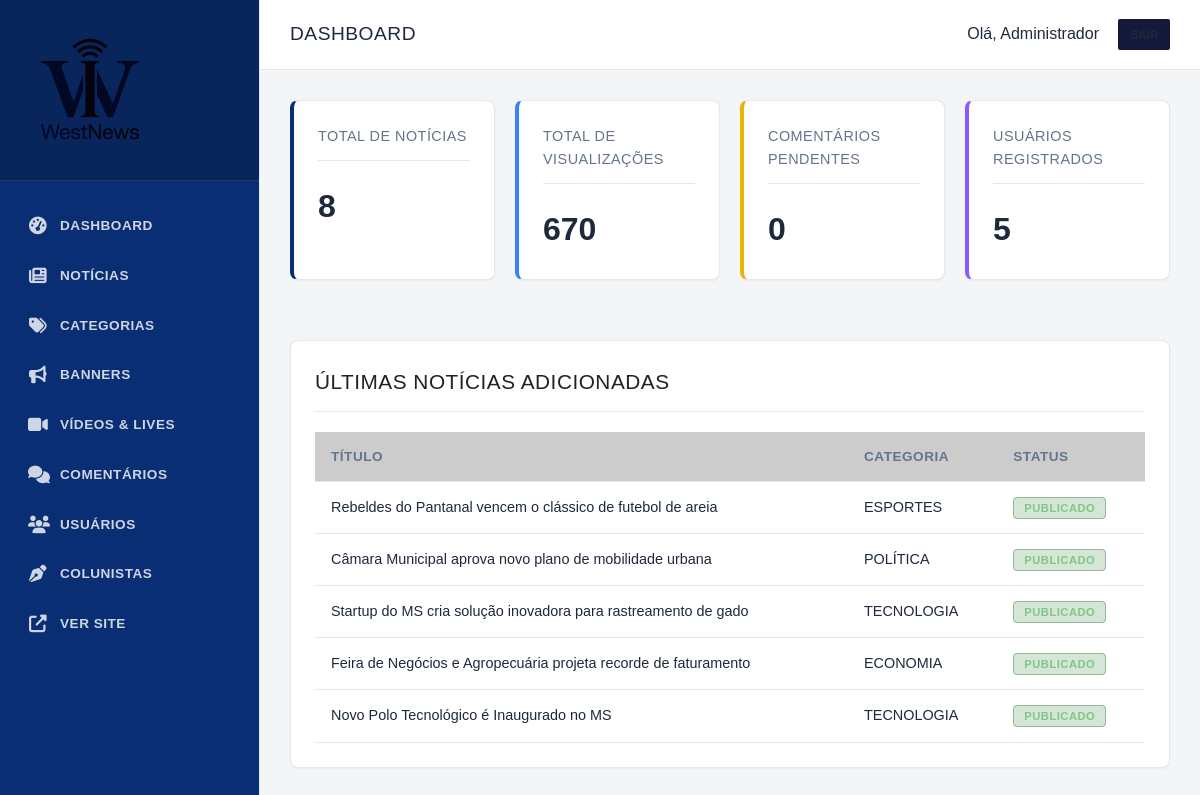
Page /admin/index.php (signed in) on the committed database.
### tables this page shows
CREATE TABLE `noticias` (
  `id` INTEGER PRIMARY KEY AUTOINCREMENT,
  `titulo` TEXT NOT NULL,
  `subtitulo` TEXT DEFAULT NULL,
  `slug` TEXT NOT NULL UNIQUE,
  `conteudo` TEXT NOT NULL,
  `imagem_destacada` TEXT DEFAULT NULL,
  `legenda_imagem` TEXT DEFAULT NULL,
  `autor_id` INTEGER NOT NULL,
  `categoria_id` INTEGER NOT NULL,
  `visualizacoes` INTEGER DEFAULT 0,
  `status` TEXT DEFAULT 'rascunho',
  `destaque` INTEGER DEFAULT 0,
  `urgente` INTEGER DEFAULT 0,
  `criado_em` TIMESTAMP DEFAULT CURRENT_TIMESTAMP,
  `atualizado_em` TIMESTAMP DEFAULT CURRENT_TIMESTAMP, data_agendamento DATETIME DEFAULT NULL,
  FOREIGN KEY (`autor_id`) REFERENCES `usuarios` (`id`) ON DELETE CASCADE,
  FOREIGN KEY (`categoria_id`) REFERENCES `categorias` (`id`) ON DELETE CASCADE
);

CREATE TABLE `categorias` (
  `id` INTEGER PRIMARY KEY AUTOINCREMENT,
  `nome` TEXT NOT NULL,
  `slug` TEXT NOT NULL UNIQUE,
  `cor` TEXT DEFAULT '#1b5e20',
  `criado_em` TIMESTAMP DEFAULT CURRENT_TIMESTAMP
);

### includes/functions.php (called while the page is built, shortened)
<?php
function escape($string) {
    return htmlspecialchars($string, ENT_QUOTES, 'UTF-8');
}

### admin/index.php (the view, shortened to what this page needs)
<?php
require_once __DIR__ . '/includes/header.php';
$pdo = Database::getInstance();
$total_noticias = $pdo->query("SELECT COUNT(*) FROM noticias")->fetchColumn();
$total_usuarios = $pdo->query("SELECT COUNT(*) FROM usuarios")->fetchColumn();
$total_comentarios = $pdo->query("SELECT COUNT(*) FROM comentarios WHERE status = 'pendente'")->fetchColumn();
$total_views = $pdo->query("SELECT SUM(visualizacoes) FROM noticias")->fetchColumn();
$ultimas = $pdo->query("SELECT n.titulo, n.status, c.nome as categoria
                        FROM noticias n
                        JOIN categorias c ON n.categoria_id = c.id
                        ORDER BY n.criado_em DESC LIMIT 5")->fetchAll();
?>
<div style="display: grid; grid-template-columns: repeat(auto-fit, minmax(200px, 1fr)); gap: 20px; margin-bottom: 30px;">
    <div class="card" style="border-left: 4px solid var(--admin-primary);">
        <h3 style="color: var(--admin-text-light); font-size: 0.9rem; text-transform: uppercase;">Total de Notícias</h3>
        <p style="font-size: 2rem; font-weight: bold; margin-top: 10px;"><?= $total_noticias ?></p>
    </div>
    <div class="card" style="border-left: 4px solid #3b82f6;">
        <h3 style="color: var(--admin-text-light); font-size: 0.9rem; text-transform: uppercase;">Total de Visualizações</h3>
        <p style="font-size: 2rem; font-weight: bold; margin-top: 10px;"><?= $total_views ?? 0 ?></p>
    </div>
    <div class="card" style="border-left: 4px solid #eab308;">
        <h3 style="color: var(--admin-text-light); font-size: 0.9rem; text-transform: uppercase;">Comentários Pendentes</h3>
        <p style="font-size: 2rem; font-weight: bold; margin-top: 10px;"><?= $total_comentarios ?></p>
    </div>
    <div class="card" style="border-left: 4px solid #8b5cf6;">
        <h3 style="color: var(--admin-text-light); font-size: 0.9rem; text-transform: uppercase;">Usuários Registrados</h3>
        <p style="font-size: 2rem; font-weight: bold; margin-top: 10px;"><?= $total_usuarios ?></p>
    </div>
</div>
<div class="card">
    <h3 style="margin-bottom: 20px;">Últimas Notícias Adicionadas</h3>
    <div class="table-responsive">
        <table>
            <thead>
                <tr>
                    <th>Título</th>
                    <th>Categoria</th>
                    <th>Status</th>
                </tr>
            </thead>
            <tbody>
                <?php foreach ($ultimas as $item): ?>
                <tr>
                    <td><?= escape($item['titulo']) ?></td>
                    <td><?= escape($item['categoria']) ?></td>
                    <td>
                        <?php if ($item['status'] === 'publicado'): ?>
                            <span class="badge badge-success">Publicado</span>
                        <?php else: ?>
                            <span class="badge badge-warning">Rascunho</span>
                        <?php endif; ?>
                    </td>
                </tr>
                <?php endforeach; ?>
            </tbody>
        </table>
    </div>
</div>
<?php require_once __DIR__ . '/includes/footer.php'; ?>

### assets/css/style.css (style rules this page uses)
:root { --color-primary: #13193a; --color-primary-light: #1d2657; --color-accent: #CC0000; --color-text: #222222; --color-text-muted: #666666; --color-bg: #FFFFFF; --color-surface: #F8F9FA; --color-border: #E5E5E5; --color-footer-bg: #111111; --color-footer-text: #CCCCCC; --font-title: 'Merriweather', serif; --font-family: 'Inter', sans-serif; --shadow-sm: 0 1px 3px rgba(0,0,0,0.05); --transition: all 0.2s ease-in-out; }
* { margin: 0; padding: 0; box-sizing: border-box; }
body { font-family: var(--font-family); background-color: var(--color-bg); color: var(--color-text); line-height: 1.5; -webkit-font-smoothing: antialiased; }
h1, h2, h3, h4, h5, h6 { font-family: var(--font-title); font-weight: 700; color: var(--color-text); }

### assets/css/admin.css (style rules this page uses)
:root { --admin-bg: #f4f5f7; --admin-surface: #ffffff; --admin-sidebar: #0a2e73; --admin-sidebar-hover: #113f9c; --admin-sidebar-text: #ffffff; --admin-text: #1e293b; --admin-text-light: #64748b; --admin-primary: #0a2e73; --admin-accent: #c8102e; --admin-border: #e2e8f0; --shadow-sm: 0 1px 2px 0 rgba(0, 0, 0, 0.05); --shadow-md: 0 4px 6px -1px rgba(0, 0, 0, 0.1); }
body { margin: 0; font-family: 'Montserrat', sans-serif; background-color: var(--admin-bg); color: var(--admin-text); line-height: 1.6; }
h1, h2, h3, h4, h5, h6 { font-family: 'Bebas Neue', sans-serif; font-weight: 400; text-transform: uppercase; letter-spacing: 0.5px; }
.card { background: var(--admin-surface); border-radius: 8px; border: 1px solid var(--admin-border); box-shadow: var(--shadow-sm); padding: 24px; margin-bottom: 30px; color: var(--admin-text); }
.card h3 { font-size: 1.3rem; margin-top: 0; border-bottom: 1px solid var(--admin-border); padding-bottom: 12px; margin-bottom: 20px; }
.table-responsive { overflow-x: auto; }
table { width: 100%; border-collapse: collapse; }
table th, table td { padding: 14px 16px; text-align: left; border-bottom: 1px solid var(--admin-border); }
table th { background-color: rgba(0, 0, 0, 0.2); font-weight: 700; font-size: 0.85rem; text-transform: uppercase; letter-spacing: 0.5px; color: var(--admin-text-light); }
table td { font-size: 0.9rem; color: var(--admin-text); }
.badge { padding: 4px 10px; border-radius: 4px; font-size: 0.7rem; font-weight: 700; text-transform: uppercase; letter-spacing: 0.5px; }
.badge-success { background-color: rgba(46, 125, 50, 0.2); color: #81c784; border: 1px solid rgba(46, 125, 50, 0.4); }

### rows in the picture
noticias: titulo "Rebeldes do Pantanal vencem o clássico de futebol de areia", categoria.nome "ESPORTES", status "PUBLICADO"
noticias: titulo "Câmara Municipal aprova novo plano de mobilidade urbana", categoria.nome "POLÍTICA", status "PUBLICADO"
noticias: titulo "Startup do MS cria solução inovadora para rastreamento de gado", categoria.nome "TECNOLOGIA", status "PUBLICADO"
noticias: titulo "Feira de Negócios e Agropecuária projeta recorde de faturamento", categoria.nome "ECONOMIA", status "PUBLICADO"
noticias: titulo "Novo Polo Tecnológico é Inaugurado no MS", categoria.nome "TECNOLOGIA", status "PUBLICADO"

### other values in the picture
$page_title "DASHBOARD"
$_SESSION['user_nome'] "Administrador"
$total_noticias "8"
$total_views "670"
$total_comentarios "0"
$total_usuarios "5"
